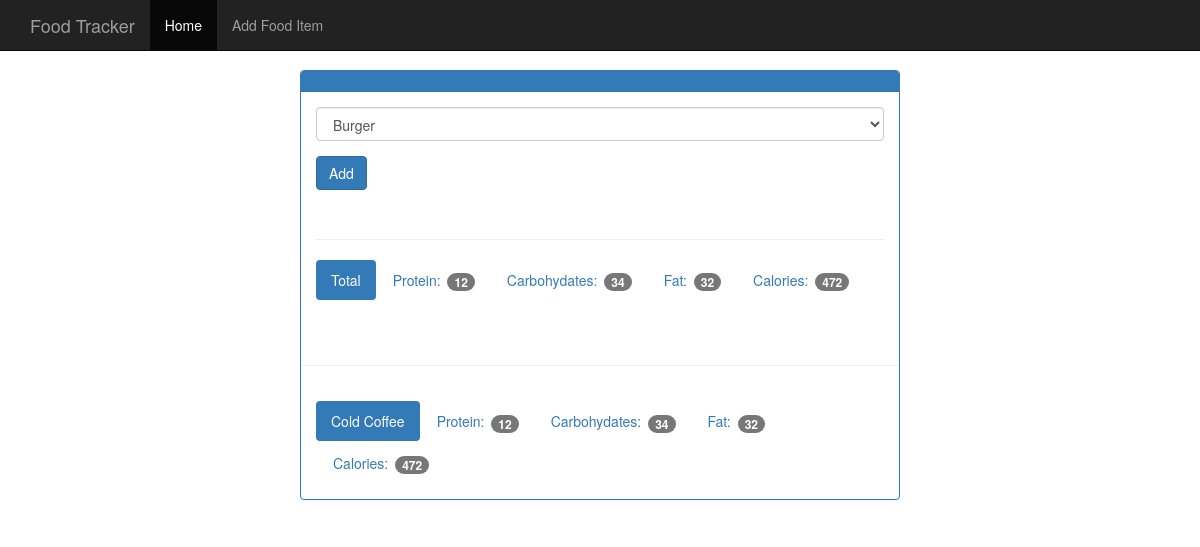
Page /view/20190810 on the committed database.
### tables this page shows
CREATE TABLE food(
 id INTEGER PRIMARY KEY autoincrement,
 name TEXT  NOT NULL,
 protein INTEGER NOT NULL,
 carbohydrates INTEGER NOT NULL,
 fat INTEGER NOT NULL,
 calories INTEGER  NOT NULL
);

### app.py (the view)
@app.route("/view/<date>",methods=['GET','POST'])
def view(date):
	db =  connect_db()
	cur =  db.execute("SELECT id,entry_date FROM log_date WHERE entry_date=?",[date])
	date_result =  cur.fetchone()
	if request.method =='POST':
		print(date_result['id'])
		db.execute("INSERT INTO food_date(food_id,log_date_id) VALUES(?,?)",(request.form['food'],date_result['id']))
		db.commit()
	d =  datetime.strptime(str(date_result['entry_date']),'%Y%m%d')
	pretty_date =  datetime.strftime(d,"%B %d, %Y")
	cur =  db.execute("SELECT id, name FROM food ORDER BY name")
	result =  cur.fetchall()
	log_cur =  db.execute("SELECT food.name, food.protein, food.carbohydrates,food.fat,food.calories \
		FROM log_date JOIN food_date ON food_date.log_date_id =  log_date.id \
		JOIN food on food.id =  food_date.food_id WHERE log_date.entry_date=?",[date])
	log_result =  log_cur.fetchall()
	totals = {}
	totals['protein'] = 0
	totals['carbohydrates'] = 0
	totals['fat'] =  0
	totals['calories'] =  0
	for food in log_result:
		totals['protein'] +=  food['protein']
		totals['carbohydrates'] += food['carbohydrates']
		totals['fat'] += food['fat']
		totals['calories'] += food['calories']
	return render_template("day.html",result =  result,entry_date=date_result['entry_date'], pretty_date=  pretty_date, \
		log_result=log_result,totals =  totals)

### database.py (called while the page is built)
def connect_db():
	sql =  sqlite3.connect('food_log.db')
	sql.row_factory = sqlite3.Row
	return sql

### templates/day.html (shortened to what this page needs)
 {% extends 'base.html' %}
    {% block main %}
      <div class="row">
        <div>
          <div class="panel panel-primary">
            <div class="panel-heading">
            </div>
            <div class="panel-body">
              <form method="POST" action="{{ url_for('view',date='20190817') }}">
                <div class="form-group">
                  <select class="form-control" name="food">
                    {% for food in result %}
                    <option value="{{ food.id }}"> {{ food.name }}</option>
                    {% endfor %}
                  </select>
                </div>
                <button type="submit" class="btn btn-primary">Add</button>
              </form>
              <div class="page-header"></div>
              <ul class="nav nav-pills" role="tablist">
                <li class="active"><a>Total</a></li>
                <li><a>Protein: <span class="badge">{{ totals['protein'] }}</span></a></li>
                <li><a>Carbohydates: <span class="badge">{{ totals['carbohydrates'] }}</span></a></li>
                <li><a>Fat: <span class="badge">{{ totals['fat'] }}</span></a></li>
                <li><a>Calories: <span class="badge">{{ totals['calories'] }}</span></a></li>
              </ul>
            </div>
            <div class="page-header"></div>
            {%  for food in log_result %}
            <div class="panel-body">
              <ul class="nav nav-pills" role="tablist">
                <li class="active"><a>{{ food.name }}</a></li>
                <li><a>Protein: <span class="badge">{{ food.protein }}</span></a></li>
                <li><a>Carbohydates: <span class="badge">{{ food.carbohydrates }}</span></a></li>
                <li><a>Fat: <span class="badge">{{ food.fat }}</span></a></li>
                <li><a>Calories: <span class="badge">{{ food.calories }}</span></a></li>
              </ul>
            </div>
            {% endfor %}
          </div>
        </div>
      </div>
    {% endblock %}

### static/css/theme.css (style rules this page uses)
body { padding-top: 70px; padding-bottom: 30px; }

### rows in the picture
food: name "Cold Coffee", protein "12", carbohydrates "34", fat "32", calories "472"

### other values in the picture
{{ totals['protein'] }} "12"
{{ totals['carbohydrates'] }} "34"
{{ totals['fat'] }} "32"
{{ totals['calories'] }} "472"
form field food "Burger"
